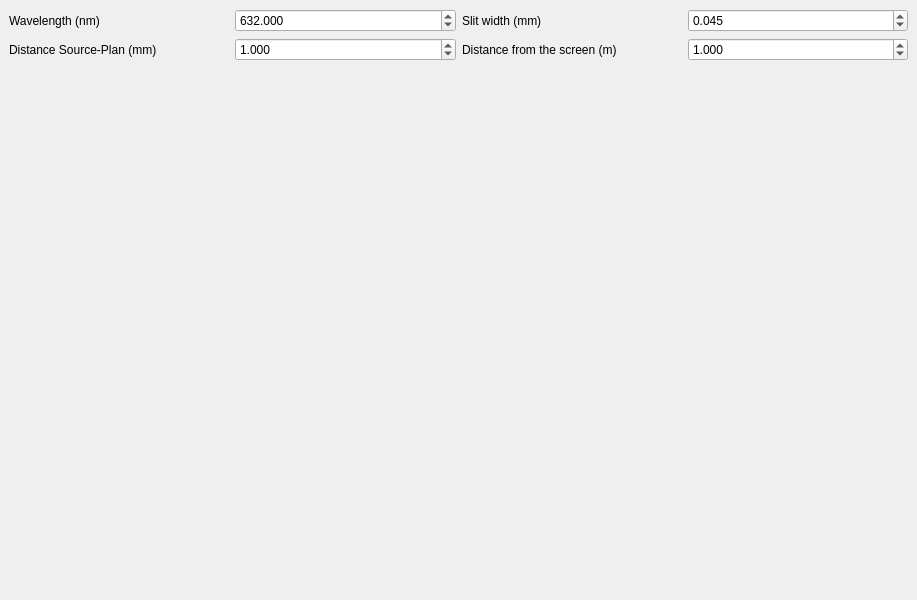
<?xml version="1.0" encoding="UTF-8"?>
<ui version="4.0">
 <class>MainWindow</class>
 <widget class="QMainWindow" name="MainWindow">
  <property name="geometry">
   <rect>
    <x>0</x>
    <y>0</y>
    <width>917</width>
    <height>600</height>
   </rect>
  </property>
  <property name="windowTitle">
   <string>Lloyd Mirror</string>
  </property>
  <widget class="QWidget" name="centralWidget">
   <layout class="QVBoxLayout" name="verticalLayout_2">
    <item>
     <layout class="QGridLayout" name="gridLayout_2">
      <item row="1" column="7">
       <widget class="QDoubleSpinBox" name="SpinBox_D">
        <property name="locale">
         <locale language="English" country="UnitedStates"/>
        </property>
        <property name="suffix">
         <string notr="true"/>
        </property>
        <property name="decimals">
         <number>3</number>
        </property>
        <property name="maximum">
         <double>50.000000000000000</double>
        </property>
        <property name="singleStep">
         <double>0.100000000000000</double>
        </property>
        <property name="value">
         <double>1.000000000000000</double>
        </property>
       </widget>
      </item>
      <item row="0" column="6">
       <widget class="QLabel" name="label_2">
        <property name="text">
         <string>Slit width (mm)</string>
        </property>
       </widget>
      </item>
      <item row="1" column="6">
       <widget class="QLabel" name="label_4">
        <property name="text">
         <string>Distance from the screen (m)</string>
        </property>
       </widget>
      </item>
      <item row="0" column="1">
       <widget class="QLabel" name="label">
        <property name="text">
         <string>Wavelength (nm)</string>
        </property>
       </widget>
      </item>
      <item row="1" column="1">
       <widget class="QLabel" name="label_3">
        <property name="text">
         <string>Distance Source-Plan (mm)</string>
        </property>
       </widget>
      </item>
      <item row="0" column="7">
       <widget class="QDoubleSpinBox" name="SpinBox_b">
        <property name="locale">
         <locale language="English" country="UnitedStates"/>
        </property>
        <property name="suffix">
         <string/>
        </property>
        <property name="decimals">
         <number>3</number>
        </property>
        <property name="maximum">
         <double>5.000000000000000</double>
        </property>
        <property name="singleStep">
         <double>0.001000000000000</double>
        </property>
        <property name="value">
         <double>0.045000000000000</double>
        </property>
       </widget>
      </item>
      <item row="0" column="2">
       <widget class="QDoubleSpinBox" name="SpinBox_Lambda">
        <property name="locale">
         <locale language="English" country="UnitedStates"/>
        </property>
        <property name="suffix">
         <string/>
        </property>
        <property name="decimals">
         <number>3</number>
        </property>
        <property name="minimum">
         <double>100.000000000000000</double>
        </property>
        <property name="maximum">
         <double>2000.000000000000000</double>
        </property>
        <property name="singleStep">
         <double>0.100000000000000</double>
        </property>
        <property name="value">
         <double>632.000000000000000</double>
        </property>
       </widget>
      </item>
      <item row="1" column="2">
       <widget class="QDoubleSpinBox" name="SpinBox_a">
        <property name="locale">
         <locale language="English" country="UnitedStates"/>
        </property>
        <property name="suffix">
         <string notr="true"/>
        </property>
        <property name="decimals">
         <number>3</number>
        </property>
        <property name="maximum">
         <double>50.000000000000000</double>
        </property>
        <property name="singleStep">
         <double>0.050000000000000</double>
        </property>
        <property name="value">
         <double>1.000000000000000</double>
        </property>
       </widget>
      </item>
     </layout>
    </item>
    <item>
     <layout class="QVBoxLayout" name="verticalLayout">
      <item>
       <widget class="MPL_WIDGET_2D" name="mplwidget" native="true"/>
      </item>
     </layout>
    </item>
   </layout>
  </widget>
 </widget>
 <customwidgets>
  <customwidget>
   <class>MPL_WIDGET_2D</class>
   <extends>QWidget</extends>
   <header>mplwidget</header>
   <container>1</container>
  </customwidget>
 </customwidgets>
 <resources/>
 <connections/>
</ui>
